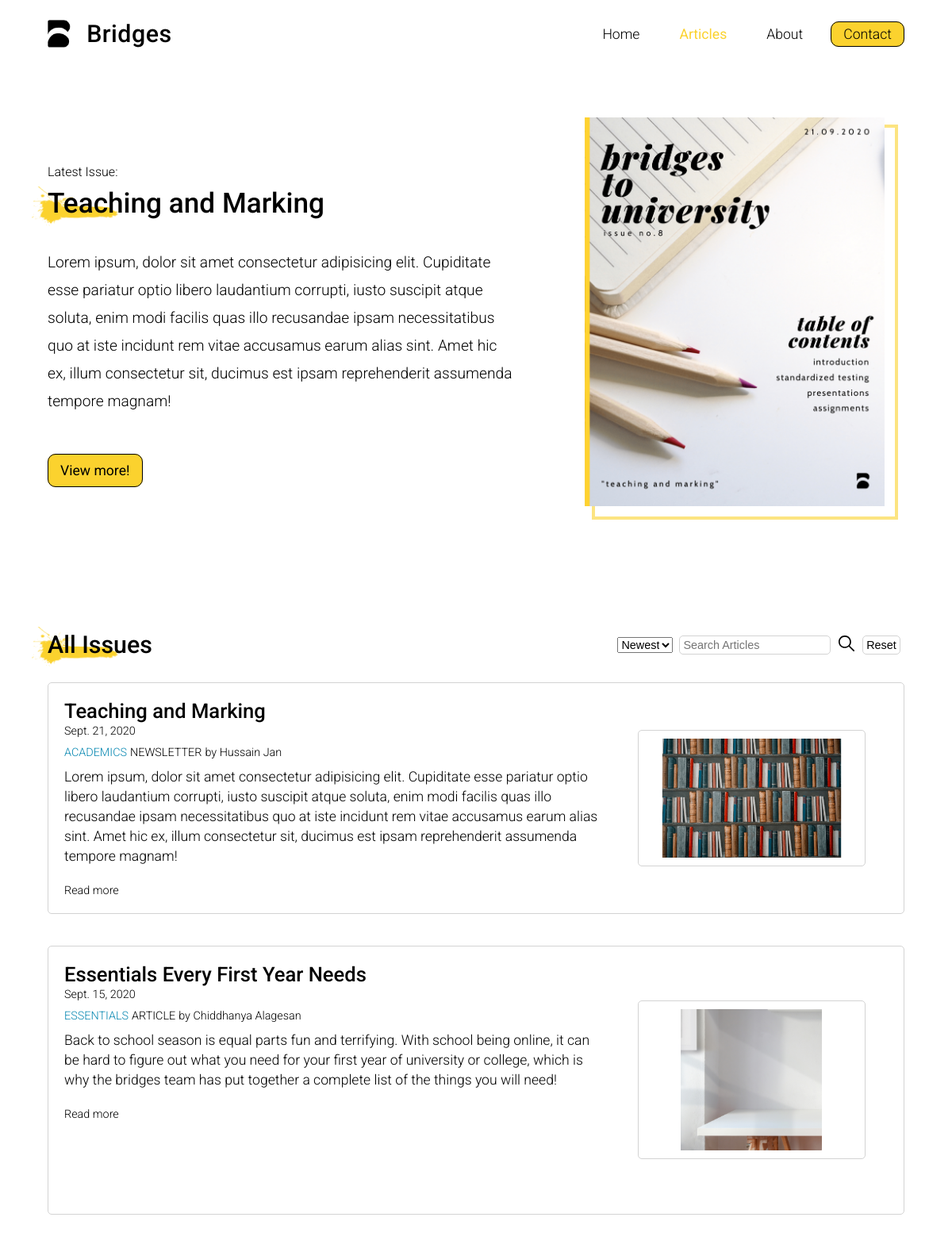
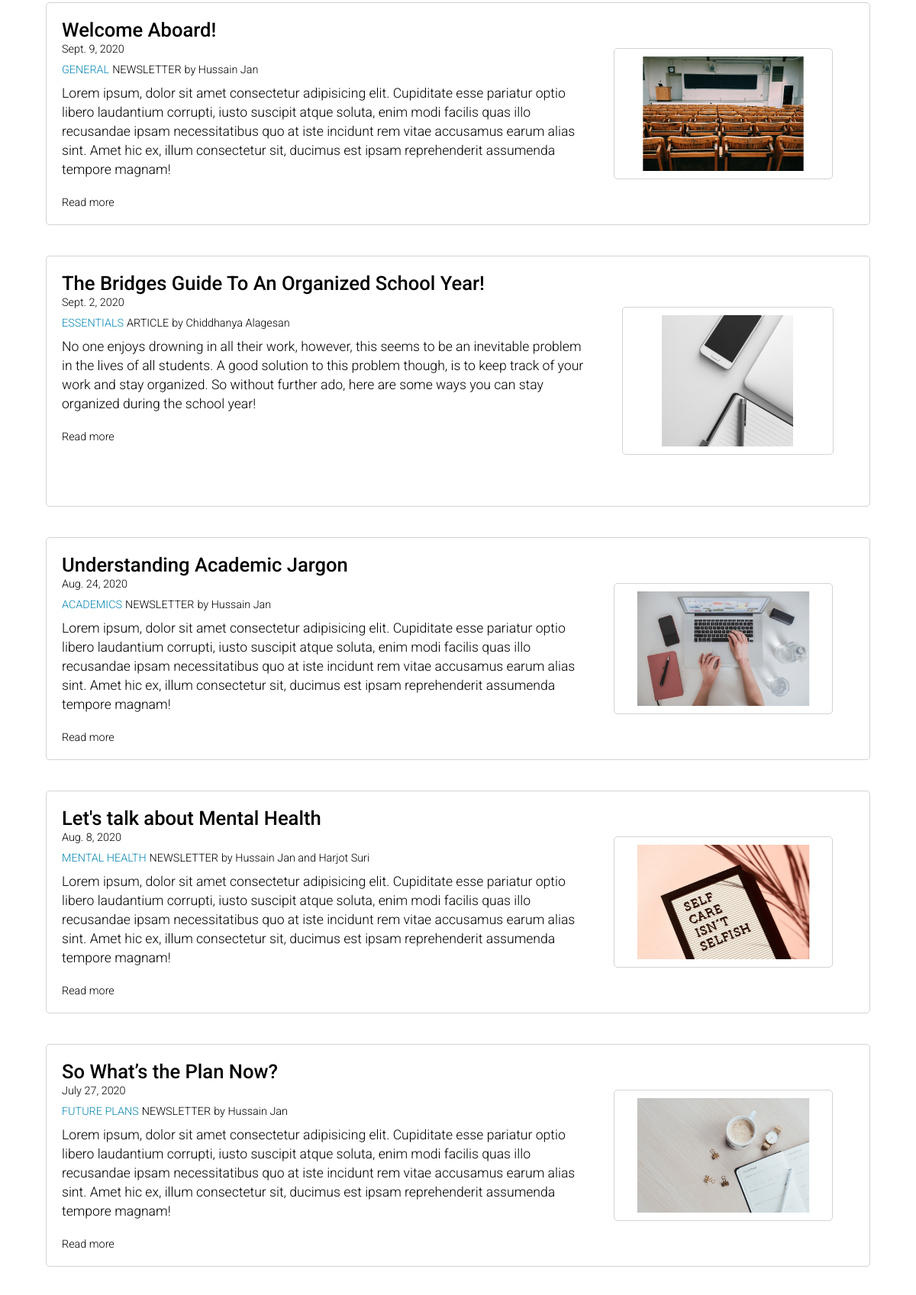
The app's page /articles/ (upper part) with its own data (2 pictures, top to bottom).
### articles/models.py (models this page shows)
class Articles(models.Model):
    title = models.CharField(max_length=300, default='Title has not been set')
    date = models.DateField(default="Date has not been set")
    topics = models.CharField(
        max_length=100, default='Topics have not been set')
    tags = models.CharField(max_length=400, default='Tags have not been set')
    articleType = models.CharField(
        max_length=50, default='Article Type has not been set')
    summary = models.CharField(max_length=(
        60*20), default='Summary has not been set')
    authors = models.CharField(
        max_length=100, default='Authors have not been set')
    linkType = models.CharField(max_length=20, default='A')
    documentLink = models.CharField(
        max_length=200, default='Document link has not been set')
    image1Link = models.CharField(
        max_length=200, default="Image link 1 has not been set")
    image2Link = models.CharField(
        max_length=200, default="Image link 2 has not been set")

### articles/views.py (the view, shortened to what this page needs)
# urls.py: path('', views.articles_page, name='articles-page'),
def articles_page(request):
    issues = Articles.objects
    newestIssuesOrder = issues.order_by('-date')
    latestIssue = newestIssuesOrder.first()
    reqMethod = request.method
    if reqMethod == 'GET':
        orderType = request.GET.get('orderType', '')
        searchInput = request.GET.get('searchInput', '')
        submitValue = request.GET.get('search', '')
        resetValue = request.GET.get('reset', '')
        debugStr = "SubmitVal: " + submitValue + ". Reset Value: " + \
            resetValue + ". OrderType: " + orderType + \
            ". Search String:" + searchInput + "."
        if (resetValue == 'reset'):
            filteredIssues = issues.order_by('-date')
        else:
            issues = issues.order_by('-date')
            filteredIssues = issues
        return render(request, 'articles/index.html', {"issues": filteredIssues, "latestIssue": latestIssue,  "debugString": debugStr})

### articles/templates/articles/index.html (shortened to what this page needs)
{% extends 'articles/base.html' %} {% load static %}
  {% block allIssues %}
  {% for item in issues.all %}
  <div class="issue-card">
    <div class="issue-content">
      <div class="issue-head">
        <h4 class="issue-title">{{item.title}}</h4>
        <p class="issue-date">{{item.date}}</p>
      </div>
      <div class="issue-info">
        <p class="info-para">
          <span class="issue-topic">{{item.topics}}</span>
          <span class="issue-type">{{item.articleType}}</span>
          <span class="issue-authors">by {{item.authors}}</span>
        </p>
      </div>
      <div class="issue-summary-container">
        <p class="issue-summary">{{item.summary}}</p>
      </div>
      <div class="issue-links">
        <a
          class="issue-read-more"
          target="_blank"
          href="{% static 'documents/'%}{{item.documentLink}}"
          class="issue-read-more"
          >Read more</a
        >
      </div>
    </div>
    <div class="flex-container">
      <div class="issue-image-container">
        <img
          class="issue-image"
          src="{% static 'images/covers/'%}{{item.image2Link}}"
          alt=""
        />
      </div>
    </div>
  </div>
  {% endfor %}
  {% endblock %}
  {% block hero %}
  <div class="hero-content-container">
    <p class="hero-small-text">Latest Issue:</p>
    <div class="head-container">
      <h2 class="hero-text">{{latestIssue.title}}</h2>
      <img
        class="brush-stroke"
        src="{% static 'images/brush-effect.png'%}"
        alt=""
      />
    </div>
    <p class="hero-para">{{latestIssue.summary}}</p>
    <a
      href="{% static 'documents/'%}{{latestIssue.documentLink}}"
      class="main-button accent-button"
      target="_blank"
      >View more!</a
    >
  </div>
  <div class="hero-image-container">
    <img
      class="hero-image"
      src="{% static 'images/covers/'%}{{latestIssue.image1Link}}"
      alt=""
    />
  </div>
  {% endblock %}

### articles/static/articles/styles.css (style rules this page uses)
:root { --accent: #fbd22e; --hover: #f1c205; --link: #0787b1; }
* { margin: 0; padding: 0; }
a { text-decoration: none; color: black; }
body { box-sizing: border-box; padding: 0 60px; font-family: "Roboto"; }
.hero-content-container { width: 55%; top: 25%; position: absolute; }
.hero-text { font-size: 2.5em; font-weight: 500; line-height: 125%; margin-bottom: 35px; }
.hero-para { font-size: 1.4em; font-weight: 300; margin-bottom: 60px; line-height: 35px; }
.hero-small-text { font-weight: 300; margin-bottom: 8px; }
.main-button { font-size: 1.3em; border: 1px solid black; padding: 10px 15px; border-radius: 10px; font-weight: 400; }
.accent-button { background-color: var(--accent); }
.hero .hero-image-container { display: flex; justify-content: right; align-items: center; position: absolute; max-width: 35%; right: 25px; top: 10%; }
.hero .hero-image-container::before { content: ""; position: absolute; opacity: 0.6; width: 100%; height: 100%; border: 4px solid var(--accent); z-index: -1; top: 9px; left: 9px; }
.hero-image { width: 100%; z-index: -1; position: relative; }
.head-container { position: relative; }
.brush-stroke { position: absolute; top: 1px; left: -20px; height: 50px; z-index: -1; }
.issue-card { border: 1px solid lightgray; border-radius: 5px; padding: 20px; display: flex; flex-direction: row; margin-bottom: 40px; }
.issue-content { min-width: 65%; padding-right: 20px; }
.issue-head { margin-bottom: 8px; }
.issue-title { font-size: 1.6em; font-weight: 500; margin-bottom: 2px; }
.issue-date { font-weight: 300; font-size: 0.9em; }
.issue-info { margin-bottom: 10px; }
.issue-topic { text-transform: uppercase; font-size: 0.9em; font-weight: 300; color: var(--link); cursor: text; }
.issue-type { text-transform: uppercase; font-size: 0.9em; font-weight: 300; }
.issue-authors { font-size: 0.9em; font-weight: 300; }
.issue-summary-container { margin-bottom: 20px; }
.issue-summary { font-weight: 300; font-size: 1.1em; line-height: 25px; }
.issue-read-more { font-weight: 300; font-size: 0.9em; padding: 5px 8px 5px 0px; cursor: pointer; }
.flex-container { flex-grow: 1; display: flex; justify-content: center; align-items: center; position: relative; }
.issue-image-container { border: 1px solid lightgray; border-radius: 5px; height: 80%; display: flex; justify-content: center; align-items: center; width: 80%; overflow: hidden; position: relative; padding: 10px 5px; }
.issue-image { max-width: 100%; max-height: 100%; }
@media screen and (max-width: 1338px) { .hero-text { font-size: 2.4em; } }
@media screen and (max-width: 1338px) { .hero-para { font-size: 1.3em; } }
@media screen and (max-width: 1338px) { .main-button { font-size: 1.2em; } }
@media screen and (max-width: 1338px) { .hero .hero-image-container { width: 45%; top: 10%; } }
@media screen and (max-width: 1222px) { .hero-text { font-size: 2.2em; } }
@media screen and (max-width: 1222px) { .hero-para { font-size: 1.2em; } }
@media screen and (max-width: 1222px) { .main-button { font-size: 1.1em; } }
@media screen and (max-width: 1222px) { .hero-content-container { top: 20%; } }
@media screen and (max-width: 1222px) { .hero .hero-image-container { width: 45%; top: 12%; } }
@media screen and (max-width: 1222px) { .issue-image-container { height: 60%; } }

### records on screen
Articles: title "Teaching and Marking", summary "Lorem ipsum, dolor sit amet consectetur adipisicing elit. Cupiditate esse pariatur optio libero laudantium corrupti, iusto suscipit atque soluta, enim modi facilis quas illo recusandae ipsam necessitatibus quo at iste incidunt rem vitae accusamus earum alias sint. Amet hic ex, illum consectetur sit, ducimus est ipsam reprehenderit assumenda tempore magnam!", image1Link (picture), date "Sept. 21, 2020", topics "ACADEMICS", articleType "NEWSLETTER", authors "Hussain Jan", image2Link (picture)
Articles: title "Essentials Every First Year Needs", date "Sept. 15, 2020", topics "ESSENTIALS", articleType "ARTICLE", authors "Chiddhanya Alagesan", summary "Back to school season is equal parts fun and terrifying. With school being online, it can be hard to figure out what you need for your first year of university or college, which is why the bridges team has put together a complete list of the things you will need!", image2Link (picture)
Articles: title "Welcome Aboard!", date "Sept. 9, 2020", topics "GENERAL", articleType "NEWSLETTER", authors "Hussain Jan", summary "Lorem ipsum, dolor sit amet consectetur adipisicing elit. Cupiditate esse pariatur optio libero laudantium corrupti, iusto suscipit atque soluta, enim modi facilis quas illo recusandae ipsam necessitatibus quo at iste incidunt rem vitae accusamus earum alias sint. Amet hic ex, illum consectetur sit, ducimus est ipsam reprehenderit assumenda tempore magnam!", image2Link (picture)
Articles: title "The Bridges Guide To An Organized School Year!", date "Sept. 2, 2020", topics "ESSENTIALS", articleType "ARTICLE", authors "Chiddhanya Alagesan", summary "No one enjoys drowning in all their work, however, this seems to be an inevitable problem in the lives of all students. A good solution to this problem though, is to keep track of your work and stay organized. So without further ado, here are some ways you can stay organized during the school year!", image2Link (picture)
Articles: title "Understanding Academic Jargon", date "Aug. 24, 2020", topics "ACADEMICS", articleType "NEWSLETTER", authors "Hussain Jan", summary "Lorem ipsum, dolor sit amet consectetur adipisicing elit. Cupiditate esse pariatur optio libero laudantium corrupti, iusto suscipit atque soluta, enim modi facilis quas illo recusandae ipsam necessitatibus quo at iste incidunt rem vitae accusamus earum alias sint. Amet hic ex, illum consectetur sit, ducimus est ipsam reprehenderit assumenda tempore magnam!", image2Link (picture)
Articles: title "Let's talk about Mental Health", date "Aug. 8, 2020", topics "MENTAL HEALTH", articleType "NEWSLETTER", authors "Hussain Jan and Harjot Suri", summary "Lorem ipsum, dolor sit amet consectetur adipisicing elit. Cupiditate esse pariatur optio libero laudantium corrupti, iusto suscipit atque soluta, enim modi facilis quas illo recusandae ipsam necessitatibus quo at iste incidunt rem vitae accusamus earum alias sint. Amet hic ex, illum consectetur sit, ducimus est ipsam reprehenderit assumenda tempore magnam!", image2Link (picture)
Articles: title "So What’s the Plan Now?", date "July 27, 2020", topics "FUTURE PLANS", articleType "NEWSLETTER", authors "Hussain Jan", summary "Lorem ipsum, dolor sit amet consectetur adipisicing elit. Cupiditate esse pariatur optio libero laudantium corrupti, iusto suscipit atque soluta, enim modi facilis quas illo recusandae ipsam necessitatibus quo at iste incidunt rem vitae accusamus earum alias sint. Amet hic ex, illum consectetur sit, ducimus est ipsam reprehenderit assumenda tempore magnam!", image2Link (picture)
